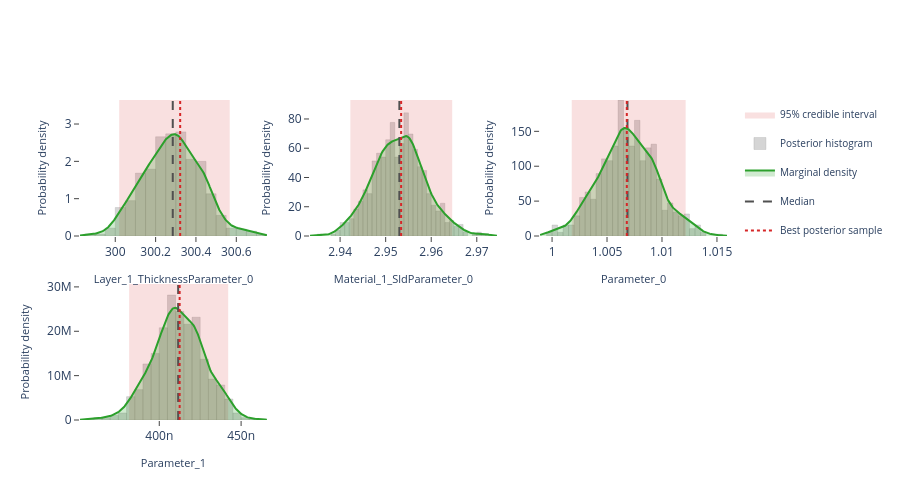

Notebook code for this chart:
### Markdown cell above
## Interactive posterior plots

The next three cells render the same Plotly figures that are shown on the
Bayesian Posterior tab of the EasyReflectometryApp:

* **Marginals** — per-parameter distribution: histogram + smooth KDE marginal,
  shaded 95% credible interval, and median / best-sample lines
  (`plot_distribution` or `posterior.distribution()`)
* **Corner plot** — pairwise marginals + 2-D contours + scatter (`plot_corner`)
* **Traces** — per-chain trace + marginal histogram (`plot_trace`)

The standalone helpers are called with ``return_figure=True`` so they return a
Plotly ``Figure`` that we render in the notebook with ``fig.show()``; the
``PosteriorResults`` methods return the figure directly.

### Code cell
# ---- Marginal posterior distributions ---------------------------------------
# One panel per free parameter, each overlaying the posterior histogram, a
# smooth Gaussian-KDE marginal, the shaded 95% credible interval, and the
# median / best-sample reference lines.  Mirrors the "Marginals" sub-tab in
# the EasyReflectometryApp.

# The PosteriorResults method passes ``logp`` through automatically so the
# best posterior sample (MAP) line is drawn:
fig = posterior.distribution()
fig.show()

# Standalone equivalent (pass ``logp`` to get the best-sample line):
# fig = plot_distribution(
#     posterior.draws,
#     posterior.param_names,
#     logp=posterior.logp,
#     return_figure=True,
# )
# fig.show()

### Figure 1 — Plotly figure (JSON) as saved in the notebook; plotly's stock layout.template omitted (floating-point values rounded to 4 significant figures; data arrays with more than 128 entries replaced by an {"elided": "..."} marker saying what was removed)
{"data": [{"fill": "toself", "fillcolor": "rgba(214, 39, 40, 0.14)", "hoverinfo": "skip", "legendgroup": "95% credible interval", "line": {"color": "rgba(214, 39, 40, 0.14)", "width": 0}, "mode": "lines", "name": "95% credible interval", "showlegend": true, "type": "scatter", "x": [300.0, 300.6, 300.6, 300.0, 300.0], "xaxis": "x", "y": [0.0, 0.0, 3.644, 3.644, 0.0], "yaxis": "y"}, {"histnorm": "probability density", "hovertemplate": "sample=%{x:.4f}<br>density: %{y:.2f}<extra></extra>", "legendgroup": "histogram", "marker": {"color": "rgba(120, 120, 120, 0.38)", "line": {"color": "rgba(120, 120, 120, 0.24)", "width": 1}}, "name": "Posterior histogram", "nbinsx": 40, "opacity": 0.82, "showlegend": true, "type": "histogram", "x": {"elided": "760 float values"}, "xaxis": "x", "yaxis": "y"}, {"fill": "tozeroy", "fillcolor": "rgba(44, 160, 44, 0.22)", "hovertemplate": "Layer_1_ThicknessParameter_0: %{x:.4f}<br>density: %{y:.4f}<extra></extra>", "legendgroup": "marginal", "line": {"color": "rgb(44, 160, 44)", "width": 2}, "mode": "lines", "name": "Marginal density", "showlegend": true, "type": "scatter", "x": {"elided": "256 float values"}, "xaxis": "x", "y": {"elided": "256 float values"}, "yaxis": "y"}, {"hovertemplate": "Median: %{x:.4f}<extra></extra>", "legendgroup": "Median", "line": {"color": "rgb(80, 80, 80)", "dash": "dash", "width": 2}, "mode": "lines", "name": "Median", "showlegend": true, "type": "scatter", "x": [300.3, 300.3], "xaxis": "x", "y": [0.0, 3.644], "yaxis": "y"}, {"hovertemplate": "Best posterior sample: %{x:.4f}<extra></extra>", "legendgroup": "Best posterior sample", "line": {"color": "rgb(214, 39, 40)", "dash": "dot", "width": 2}, "mode": "lines", "name": "Best posterior sample", "showlegend": true, "type": "scatter", "x": [300.3, 300.3], "xaxis": "x", "y": [0.0, 3.644], "yaxis": "y"}, {"fill": "toself", "fillcolor": "rgba(214, 39, 40, 0.14)", "hoverinfo": "skip", "legendgroup": "95% credible interval", "line": {"color": "rgba(214, 39, 40, 0.14)", "width": 0}, "mode": "lines", "name": "95% credible interval", "showlegend": false, "type": "scatter", "x": [2.942, 2.965, 2.965, 2.942, 2.942], "xaxis": "x2", "y": [0.0, 0.0, 92.97, 92.97, 0.0], "yaxis": "y2"}, {"histnorm": "probability density", "hovertemplate": "sample=%{x:.4f}<br>density: %{y:.2f}<extra></extra>", "legendgroup": "histogram", "marker": {"color": "rgba(120, 120, 120, 0.38)", "line": {"color": "rgba(120, 120, 120, 0.24)", "width": 1}}, "name": "Posterior histogram", "nbinsx": 40, "opacity": 0.82, "showlegend": false, "type": "histogram", "x": {"elided": "760 float values"}, "xaxis": "x2", "yaxis": "y2"}, {"fill": "tozeroy", "fillcolor": "rgba(44, 160, 44, 0.22)", "hovertemplate": "Material_1_SldParameter_0: %{x:.4f}<br>density: %{y:.4f}<extra></extra>", "legendgroup": "marginal", "line": {"color": "rgb(44, 160, 44)", "width": 2}, "mode": "lines", "name": "Marginal density", "showlegend": false, "type": "scatter", "x": {"elided": "256 float values"}, "xaxis": "x2", "y": {"elided": "256 float values"}, "yaxis": "y2"}, {"hovertemplate": "Median: %{x:.4f}<extra></extra>", "legendgroup": "Median", "line": {"color": "rgb(80, 80, 80)", "dash": "dash", "width": 2}, "mode": "lines", "name": "Median", "showlegend": false, "type": "scatter", "x": [2.953, 2.953], "xaxis": "x2", "y": [0.0, 92.97], "yaxis": "y2"}, {"hovertemplate": "Best posterior sample: %{x:.4f}<extra></extra>", "legendgroup": "Best posterior sample", "line": {"color": "rgb(214, 39, 40)", "dash": "dot", "width": 2}, "mode": "lines", "name": "Best posterior sample", "showlegend": false, "type": "scatter", "x": [2.953, 2.953], "xaxis": "x2", "y": [0.0, 92.97], "yaxis": "y2"}, {"fill": "toself", "fillcolor": "rgba(214, 39, 40, 0.14)", "hoverinfo": "skip", "legendgroup": "95% credible interval", "line": {"color": "rgba(214, 39, 40, 0.14)", "width": 0}, "mode": "lines", "name": "95% credible interval", "showlegend": false, "type": "scatter", "x": [1.002, 1.012, 1.012, 1.002, 1.002], "xaxis": "x3", "y": [0.0, 0.0, 194.9, 194.9, 0.0], "yaxis": "y3"}, {"histnorm": "probability density", "hovertemplate": "sample=%{x:.4f}<br>density: %{y:.2f}<extra></extra>", "legendgroup": "histogram", "marker": {"color": "rgba(120, 120, 120, 0.38)", "line": {"color": "rgba(120, 120, 120, 0.24)", "width": 1}}, "name": "Posterior histogram", "nbinsx": 40, "opacity": 0.82, "showlegend": false, "type": "histogram", "x": {"elided": "760 float values"}, "xaxis": "x3", "yaxis": "y3"}, {"fill": "tozeroy", "fillcolor": "rgba(44, 160, 44, 0.22)", "hovertemplate": "Parameter_0: %{x:.4f}<br>density: %{y:.4f}<extra></extra>", "legendgroup": "marginal", "line": {"color": "rgb(44, 160, 44)", "width": 2}, "mode": "lines", "name": "Marginal density", "showlegend": false, "type": "scatter", "x": {"elided": "256 float values"}, "xaxis": "x3", "y": {"elided": "256 float values"}, "yaxis": "y3"}, {"hovertemplate": "Median: %{x:.4f}<extra></extra>", "legendgroup": "Median", "line": {"color": "rgb(80, 80, 80)", "dash": "dash", "width": 2}, "mode": "lines", "name": "Median", "showlegend": false, "type": "scatter", "x": [1.007, 1.007], "xaxis": "x3", "y": [0.0, 194.9], "yaxis": "y3"}, {"hovertemplate": "Best posterior sample: %{x:.4f}<extra></extra>", "legendgroup": "Best posterior sample", "line": {"color": "rgb(214, 39, 40)", "dash": "dot", "width": 2}, "mode": "lines", "name": "Best posterior sample", "showlegend": false, "type": "scatter", "x": [1.007, 1.007], "xaxis": "x3", "y": [0.0, 194.9], "yaxis": "y3"}, {"fill": "toself", "fillcolor": "rgba(214, 39, 40, 0.14)", "hoverinfo": "skip", "legendgroup": "95% credible interval", "line": {"color": "rgba(214, 39, 40, 0.14)", "width": 0}, "mode": "lines", "name": "95% credible interval", "showlegend": false, "type": "scatter", "x": [3.816e-07, 4.421e-07, 4.421e-07, 3.816e-07, 3.816e-07], "xaxis": "x4", "y": [0.0, 0.0, 30650000.0, 30650000.0, 0.0], "yaxis": "y4"}, {"histnorm": "probability density", "hovertemplate": "sample=%{x:.4f}<br>density: %{y:.2f}<extra></extra>", "legendgroup": "histogram", "marker": {"color": "rgba(120, 120, 120, 0.38)", "line": {"color": "rgba(120, 120, 120, 0.24)", "width": 1}}, "name": "Posterior histogram", "nbinsx": 40, "opacity": 0.82, "showlegend": false, "type": "histogram", "x": {"elided": "760 float values"}, "xaxis": "x4", "yaxis": "y4"}, {"fill": "tozeroy", "fillcolor": "rgba(44, 160, 44, 0.22)", "hovertemplate": "Parameter_1: %{x:.4f}<br>density: %{y:.4f}<extra></extra>", "legendgroup": "marginal", "line": {"color": "rgb(44, 160, 44)", "width": 2}, "mode": "lines", "name": "Marginal density", "showlegend": false, "type": "scatter", "x": {"elided": "256 float values"}, "xaxis": "x4", "y": {"elided": "256 float values"}, "yaxis": "y4"}, {"hovertemplate": "Median: %{x:.4f}<extra></extra>", "legendgroup": "Median", "line": {"color": "rgb(80, 80, 80)", "dash": "dash", "width": 2}, "mode": "lines", "name": "Median", "showlegend": false, "type": "scatter", "x": [4.115e-07, 4.115e-07], "xaxis": "x4", "y": [0.0, 30650000.0], "yaxis": "y4"}, {"hovertemplate": "Best posterior sample: %{x:.4f}<extra></extra>", "legendgroup": "Best posterior sample", "line": {"color": "rgb(214, 39, 40)", "dash": "dot", "width": 2}, "mode": "lines", "name": "Best posterior sample", "showlegend": false, "type": "scatter", "x": [4.124e-07, 4.124e-07], "xaxis": "x4", "y": [0.0, 30650000.0], "yaxis": "y4"}], "layout": {"barmode": "overlay", "height": 500, "legend": {"font": {"size": 10}}, "plot_bgcolor": "white", "showlegend": true, "xaxis": {"anchor": "y", "domain": [0.0, 0.2889], "range": [299.8, 300.8], "showgrid": false, "ticks": "outside", "title": {"font": {"size": 11}, "text": "Layer_1_ThicknessParameter_0"}, "zeroline": false}, "xaxis2": {"anchor": "y2", "domain": [0.3556, 0.6444], "range": [2.933, 2.974], "showgrid": false, "ticks": "outside", "title": {"font": {"size": 11}, "text": "Material_1_SldParameter_0"}, "zeroline": false}, "xaxis3": {"anchor": "y3", "domain": [0.7111, 1.0], "range": [0.9989, 1.016], "showgrid": false, "ticks": "outside", "title": {"font": {"size": 11}, "text": "Parameter_0"}, "zeroline": false}, "xaxis4": {"anchor": "y4", "domain": [0.0, 0.2889], "range": [3.515e-07, 4.658e-07], "showgrid": false, "ticks": "outside", "title": {"font": {"size": 11}, "text": "Parameter_1"}, "zeroline": false}, "xaxis5": {"anchor": "y5", "domain": [0.3556, 0.6444], "showgrid": false, "ticks": "outside", "zeroline": false}, "xaxis6": {"anchor": "y6", "domain": [0.7111, 1.0], "showgrid": false, "ticks": "outside", "zeroline": false}, "yaxis": {"anchor": "x", "domain": [0.575, 1.0], "range": [0.0, 3.644], "showgrid": false, "ticks": "outside", "title": {"font": {"size": 11}, "text": "Probability density"}, "zeroline": false}, "yaxis2": {"anchor": "x2", "domain": [0.575, 1.0], "range": [0.0, 92.97], "showgrid": false, "ticks": "outside", "title": {"font": {"size": 11}, "text": "Probability density"}, "zeroline": false}, "yaxis3": {"anchor": "x3", "domain": [0.575, 1.0], "range": [0.0, 194.9], "showgrid": false, "ticks": "outside", "title": {"font": {"size": 11}, "text": "Probability density"}, "zeroline": false}, "yaxis4": {"anchor": "x4", "domain": [0.0, 0.425], "range": [0.0, 30650000.0], "showgrid": false, "ticks": "outside", "title": {"font": {"size": 11}, "text": "Probability density"}, "zeroline": false}, "yaxis5": {"anchor": "x5", "domain": [0.0, 0.425], "showgrid": false, "ticks": "outside", "zeroline": false}, "yaxis6": {"anchor": "x6", "domain": [0.0, 0.425], "showgrid": false, "ticks": "outside", "zeroline": false}}}
